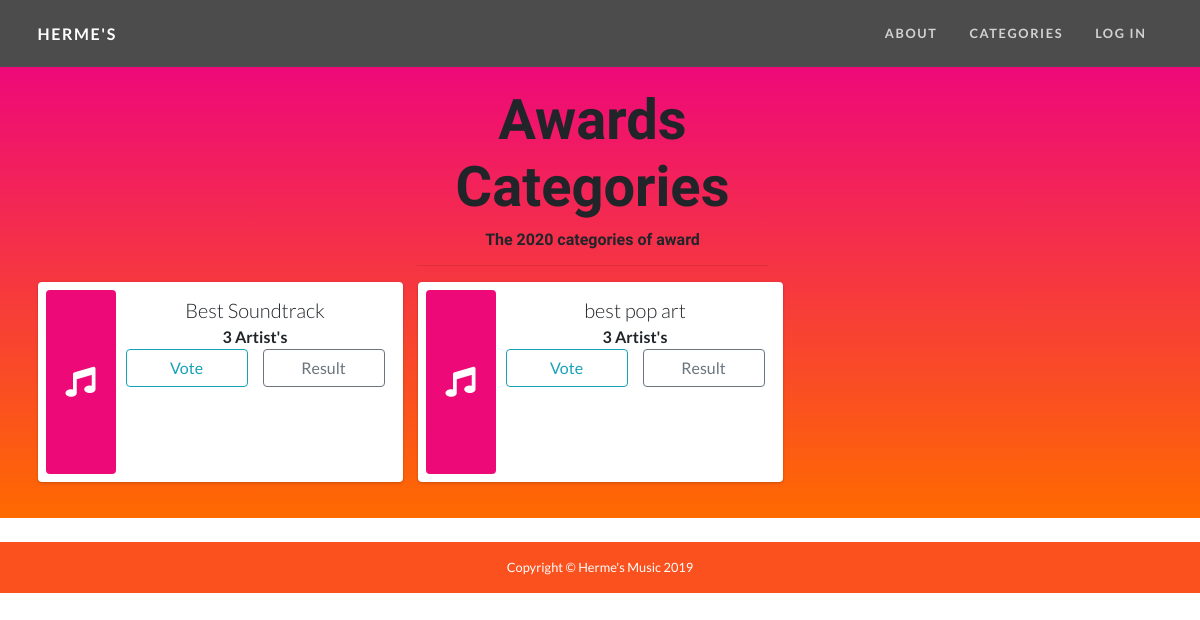
The page /categories on the database as committed earlier.
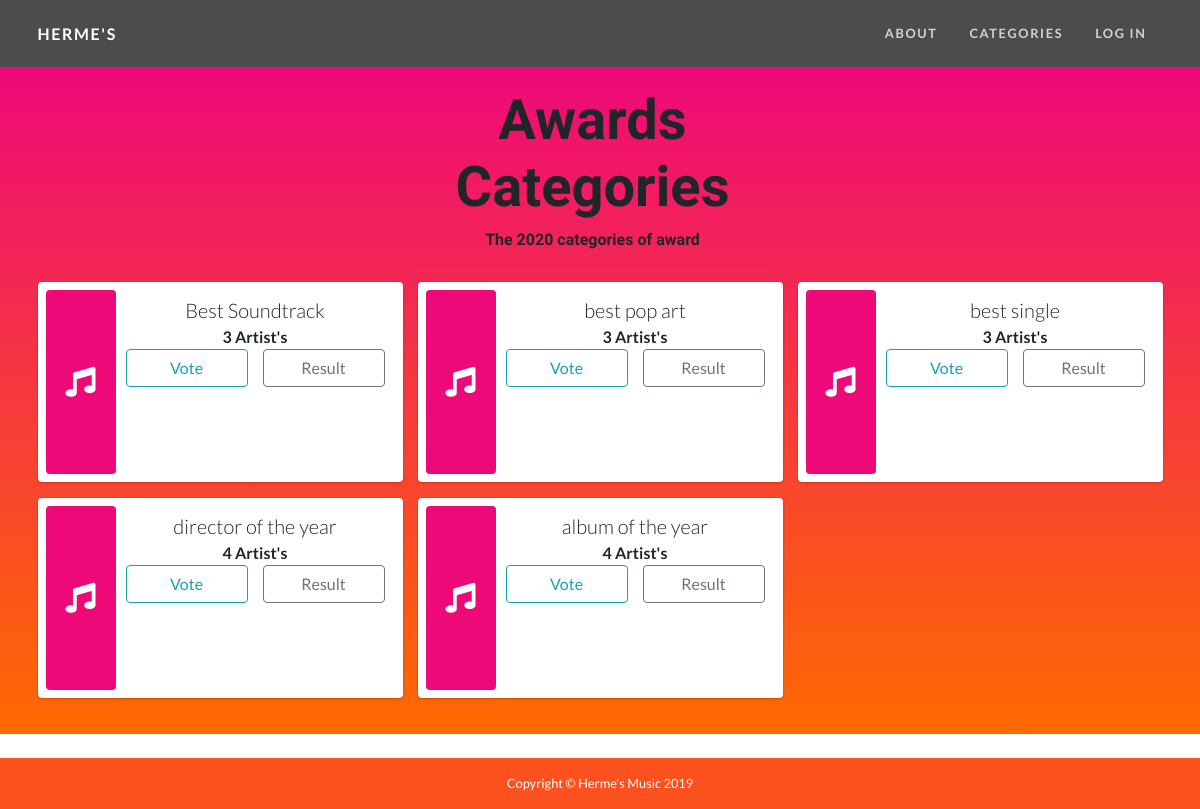
The same page on the database as committed later.
### voteapp/models.py (models this page shows, shortened)
class Award(models.Model):
    award_name = models.CharField(max_length=200, blank=True, null=True)
    artistNum = models.IntegerField(default=0)
    created_date = models.DateTimeField()

### voteapp/views.py (the view)
# urls.py: path('categories', voteViews.categories, name="Categories"),
def categories(request):
    triva = Triva.objects.get(id=rand)
    award = Award.objects.all()
    context = {
        'award': award,
    }
    return render(request, 'categories.html', context)

### templates/categories.html (shortened to what this page needs)
{% extends "base.html" %}
{% load static %}
{% block content %}
<div class="awards-section masthead header masthead-content container-fluid text-center">
    <div class="row container-fluid">
      <br>
      <div class="col-md-4 col-sm-6 col-12"></div>
      <div class="col-md-4 col-sm-6 col-12">
        <h2 class="display-4 text-center"> Awards Categories</h2>
        <h6 class=" text-center">The 2020 categories of award</h6>
        <div class="container">
          <hr>
        </div>
      </div>
      <div class="col-md-4 col-sm-6 col-12"></div>
    </div>
    <div class="container">
    <div class="row ">
      {% for item in award %}
      <div class="col-md-4 col-sm-6 col-12">
        <div class="info-box" style="height: 200px">
          <span class="info-box-icon bg-primary"><i class="fas fa-music"></i></span>
          <div class="info-box-content">
            <span class="info-box-text lead">{{ item.award_name }}</span>
            <span class="info-box-number">{{ item.artistNum }} Artist'{{ item.artistNum | pluralize }}</span>
            <span class="row">
              <div class="col-md-6 col-sm-6 col-12 pb-2">
                <a href="{% url "Vote" award_id=item.id %}"><button type="button" class="btn btn-block btn-md btn-outline-info">Vote</button></a>
              </div>
              <div class="col-md-6 col-sm-6 col-12">
                <a href="{% url "Results" award_id=item.id %}"><button type="button" class="btn btn-block btn-outline-secondary">Result</button></a>
              </div>
            </span>
          </div>
        </div>
      </div>
      {% endfor %}
    </div>
    </div>
   </div>
{% endblock content %}

### templates/base.html (shortened to what this page needs)
{% load static %}
<!DOCTYPE html>
<html lang="en">
<head>
  <link rel="stylesheet" href={% static "vendor/bootstrap/css/bootstrap.min.css" %} >
  <link rel="stylesheet" href={% static "vendor/fontawesome-free/css/all.min.css" %}>
  <link rel="stylesheet" href={% static "css/adminlte.min.css" %}>
  <link href="{% static "css/one-page-wonder.min.css" %}" rel="stylesheet">
</head>
<body>
  <nav class="navbar navbar-expand-lg navbar-dark navbar-custom ">
    <div class="container">
      <a class="navbar-brand lead-text" href="{% url "Home" %}">Herme's</a>
      <div class="collapse navbar-collapse" id="navbarResponsive">
        <ul class="navbar-nav ml-auto">
            <li class="nav-item">
                <a class="nav-link" href="{% url "About" %}">About</a>
          </li>
          <li class="nav-item">
            <a class="nav-link" href="{% url "Categories" %}">Categories</a>
          </li>
          {% if user.is_authenticated %}
          <li class="nav-item">
            <a class="nav-link" href="{% url "logout" %}">Logout | {{user.username}}</a>
          </li>
          {% else %}
          <li class="nav-item">
            <a class="nav-link" href="{% url "login" %}">Log In</a>
          </li>
          {% endif %}
        </ul>
      </div>
    </div>
  </nav>
  {% block content %}
  {% endblock content %}
<br>
  <footer class="py-3 " style="background-color: #fa511e" >
    <div class="container">
      <p class="m-0 text-center text-white small">Copyright &copy; Herme's Music 2019</p>
    </div>
  </footer>
</body>
</html>

### templates/categories.html (style rules this page uses)
.awards-section { background: linear-gradient(0deg, #ff6a00 0%, #ee0979 100%); padding: 20px; }

Rows that differ between the two databases and show on the page:
added Award: award_name "best single", artistNum "3", artistNum|pluralize "s"
added Award: award_name "director of the year", artistNum "4", artistNum|pluralize "s"
added Award: award_name "album of the year", artistNum "4", artistNum|pluralize "s"
